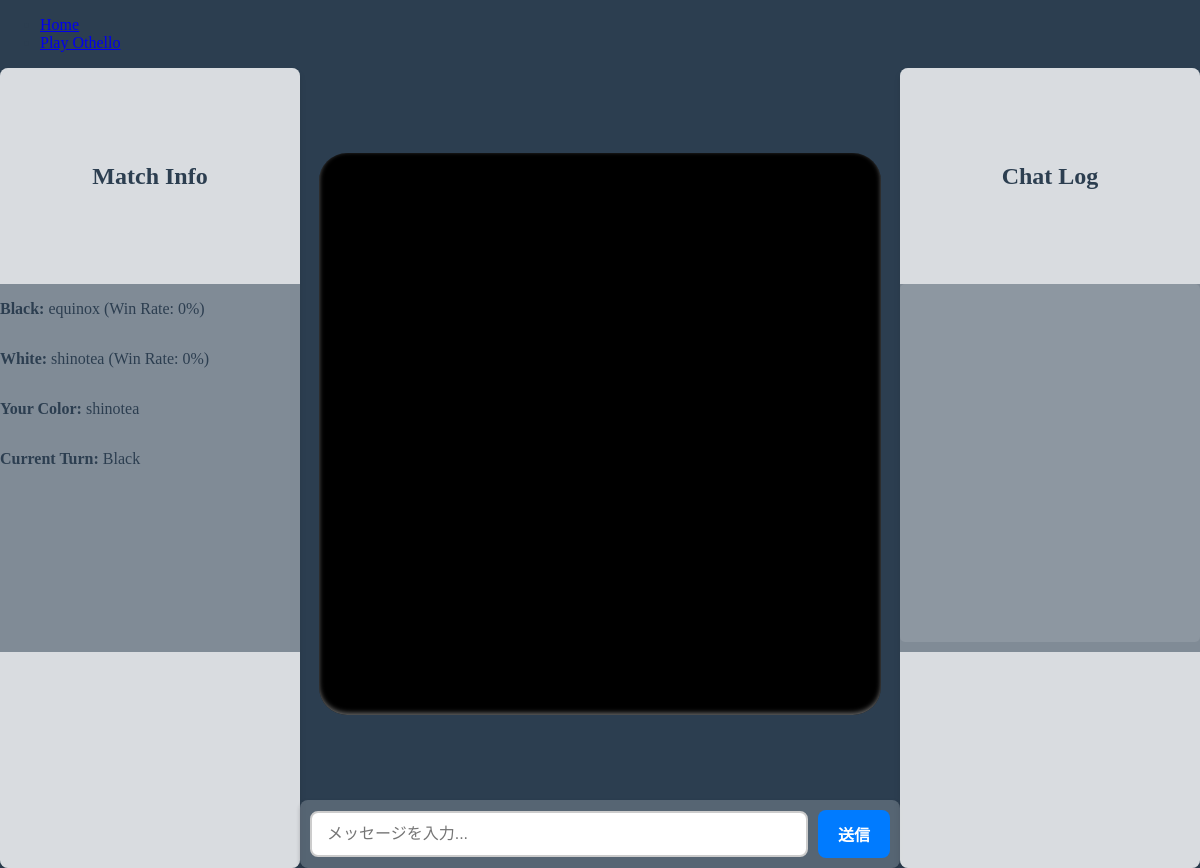
Page /game/othello/ (signed in) on the committed database.
### accounts/models.py (models this page shows)
class CustomUser(AbstractUser):
    games_played = models.IntegerField(default=0)
    games_won = models.IntegerField(default=0)
    @property
    def win_rate(self):
        return (self.games_won / self.games_played * 100) if self.games_played > 0 else 0

### game/models.py (models this page shows, shortened)
class Othello(models.Model):
    room_name = models.CharField(max_length=255, unique=True, db_index=True)
    player_black = models.ForeignKey(
        User,
        related_name="games_as_black",
        on_delete=models.CASCADE,
        null=True,  # 試合中の空席を許可
        blank=True
    )
    player_white = models.ForeignKey(
        User,
        related_name="games_as_white",
        on_delete=models.CASCADE,
        null=True,
        blank=True
    )
    class Meta:
        indexes = [
            models.Index(fields=['room_name']),
        ]
    black_score = models.IntegerField(default=0)
    white_score = models.IntegerField(default=0)
    board = models.JSONField(default=list)
    current_turn = models.CharField(
        max_length=5,
        choices=[("black", "Black"), ("white", "White")],
        default="black",
    )
    winner = models.CharField(
        max_length=5,
        choices=[("black", "Black"), ("white", "White"), ("draw", "Draw")],
        null=True,
        blank=True,
    )
    created_at = models.DateTimeField(auto_now_add=True)
    updated_at = models.DateTimeField(auto_now=True)
    placeable_positions = models.JSONField(default=list)
    DIRECTIONS = [
        (-1, 0), (1, 0), (0, -1), (0, 1),
        (-1, -1), (-1, 1), (1, -1), (1, 1)
    ]

### game/views.py (the view)
# urls.py: path('othello/', views.othello_game, name='othello_game'),  # ゲーム画面
@login_required
def othello_game(request):
    user = request.user
    game, created = Othello.objects.get_or_create(id=1)
    if created:
        game.initialize_board()
    board = game.board
    current_turn = 'Black' if game.current_turn == 'black' else 'White'
    player_black = game.player_black
    player_white = game.player_white
    context = {
        'board': board,
        'current_turn': current_turn,
        'player_black': player_black,
        'player_white': player_white,
        'current_user': user,
        'winner': game.winner,
    }
    return render(request, 'game/othello.html', context)

### game/templates/game/othello.html (shortened to what this page needs)
{% extends 'game/base.html' %}
{% load static %}
{% block content %}
<div id="game-container">
        <div class="side-section" id="player_info">
            <div class="section-top">
                <h2 class="section-title">Match Info</h2>
            </div>
            <p><strong>Black:</strong> {{ player_black.username }} (Win Rate: {{ player_black.win_rate }}%)</p>
            <p><strong>White:</strong> {{ player_white.username }} (Win Rate: {{ player_white.win_rate }}%)</p>
            <p id="player-color"><strong>Your Color:</strong> {{ current_user.username }}</p>
            <p id="current-turn"><strong>Current Turn:</strong> {{ current_turn }}</p>
            <div class="section-bottom">
            </div>
        </div>
    <div class="main-section" id="input-screen">
        <div id="othello-board-background">
        </div>
        <div class="chat-input-container">
            <input type="text" id="message-input" placeholder="メッセージを入力...">
            <button id="send-button">送信</button>
        </div>
    </div>
    <div class="side-section" id="chat-container">
        <div class="section-top">
            <h2 class="section-title">Chat Log</h2>
        </div>
        <div class="chat-log" id="chat-log">
        </div>
        <div class="section-bottom">
        </div>
    </div>
</div>
{% endblock %}

### game/static/game/css/othello.css (style rules this page uses)
body { background-color: #f8f9fa; font-family: "Makinas-4" !important; background-color: #2c3e50; color: #2c3e50; margin: 0; min-height: 100vh; overflow: hidden; }
#othello-board-background { width: 560px; height: 560px; background-color: black; border-radius: 5%; margin: auto; padding: 1px; box-shadow: inset 0px -2px 5px rgba(106, 106, 106, 1); }
#game-container { display: flex; background-repeat: repeat; background-size: auto; overflow: hidden; height: 100vh; box-sizing: border-box; }
.main-section { flex: 2; display: flex; flex-direction: column; }
.side-section { flex: 1; max-width: 500px; background: rgba(255, 255, 255, 0.4); border-radius: 8px; overflow: hidden; box-shadow: 0 4px 6px rgba(0, 0, 0, 0.1); display: flex; flex-direction: column; height: 100%; }
.section-top { height: 25%; padding: 1vh; background: rgba(255, 255, 255, 0.7); text-align: center; display: flex; flex-direction: column; justify-content: center; box-shadow: 0 5px 5 rgba(255, 255, 255, 0.1); }
.section-title { font-size: clamp(1.2rem, 3vh, 2rem); font-weight: bold; color: #2c3e50; margin: 0; }
.section-bottom { height: 25%; padding: 1vh; background: rgba(255, 255, 255, 0.7); text-align: center; display: flex; flex-direction: column; justify-content: center; margin-top: auto; box-shadow: 0 -5px 5 rgba(255, 255, 255, 0.1); }
.chat-log { flex: 1; overflow-y: auto; padding: 10px; background-color: rgba(255, 255, 255, 0.1); border-radius: 5px; margin-bottom: 10px; font-size: 0.9rem; }
.chat-input-container { display: flex; gap: 10px; padding: 10px; background-color: rgba(255, 255, 255, 0.2); border-radius: 8px; box-shadow: 0 2px 4px rgba(0, 0, 0, 0.2); align-items: center; }
#message-input { flex: 1; padding: 12px 15px; font-size: 1rem; border: 2px solid #ccc; border-radius: 8px; outline: none; transition: border-color 0.3s, box-shadow 0.3s; }
#send-button { padding: 12px 20px; font-size: 1rem; font-weight: bold; color: white; background-color: #007BFF; border: none; border-radius: 8px; cursor: pointer; transition: background-color 0.3s, transform 0.2s; }

### rows in the picture
CustomUser: username "equinox", win_rate "0"
CustomUser: username "shinotea", win_rate "0"
Othello: current_turn "Black"
